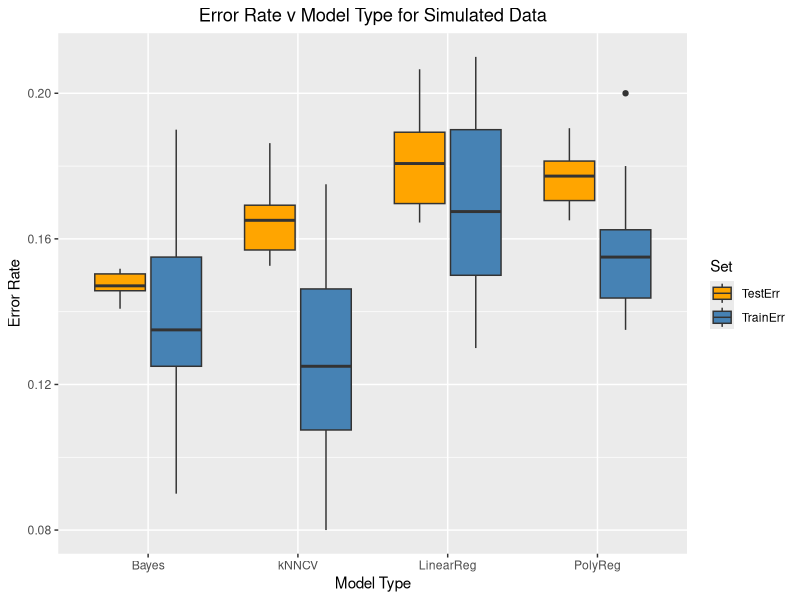
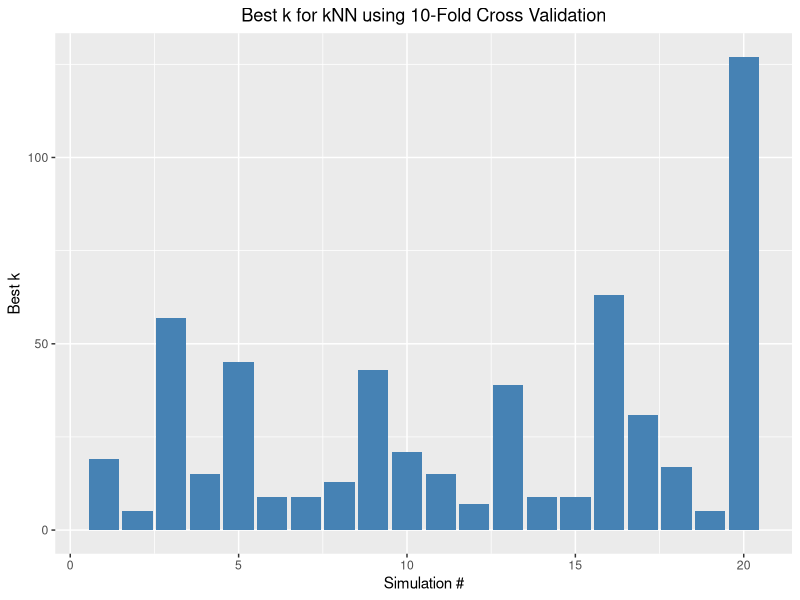

Reproduce these figures in R, in order.
## ---- chunk 1
knitr::opts_chunk$set(echo = TRUE)
## ---- chunk 2
mypackages = c("ggplot2", "class")   
tmp = setdiff(mypackages, rownames(installed.packages())) 
if (length(tmp) > 0) install.packages(tmp)

library(ggplot2)
library(class)

## ---- chunk 3
generateCenters = function() {
   csize = 10;       # number of centers
   p = 2;      
   s = 1;   # sd for generating the centers within each class                    
   m1 = matrix(rnorm(csize*p), csize, p)*s + cbind( rep(1,csize), rep(0,csize));
   m0 = matrix(rnorm(csize*p), csize, p)*s + cbind( rep(0,csize), rep(1,csize));
   
   return (list('m1' = m1, 'm0' = m0))
}
## ---- chunk 4
generateData = function(s = sqrt(1/5), M, n=100, N=5000) {
    # s  - sd for generating x
    # n  - # of training samples for each class
    # N  - # of test samples for each class
  
    #parameters for the mixture of 10 bivariate normals
    csize = 10
    p = 2
    
    m1 = M$m1
    m0 = M$m0

    # Randomly allocate the n samples for class 1 to the 10 clusters
    id1 = sample(1:csize, n, replace = TRUE);
    # Randomly allocate the n samples for class 0 to the 10 clusters
    id0 = sample(1:csize, n, replace = TRUE);  
    
    traindata = matrix(rnorm(2*n*p), 2*n, p)*s + rbind(m1[id1,], m0[id0,])
    Ytrain = c(rep(1,n), rep(0,n))
    traindata = cbind(traindata, Ytrain)
    colnames(traindata) = c('X1', 'X2', 'Y')
    train_df = as.data.frame(traindata)

    # Randomly allocate the n samples for class 1  to the 10 clusters
    id11 = sample(1:csize, N, replace=TRUE);
    # Randomly allocate the n samples for class 0 to the 10 clusters
    id10 = sample(1:csize, N, replace=TRUE); 
    
    testdata = matrix(rnorm(2*N*p), 2*N, p)*s + rbind(m1[id11,], m0[id10,])
    Ytest = c(rep(1,N), rep(0,N))
    testdata = cbind(testdata, Ytest)
    colnames(testdata) = c('X1', 'X2', 'Y')
    test_df = as.data.frame(testdata)
    
    return(list('train' = train_df, 'test' = test_df, 'M' = M, 's' = s))
}
## ---- chunk 5
#Fit a linear model to the data
fit_linear = function(df) {
    #Fit a linear model using the training data
    trainModel = lm(Y ~ X1 + X2, data = df$train)
  
    #Find fitted values for training data and calculate the classification error
    Ytrain_pred = as.numeric(trainModel$fitted > 0.5)
    trainErr = mean(df$train$Y !=  Ytrain_pred) 
    
    #Find predicted values on test data on calculate the classification error
    Ytest_pred = predict(trainModel, newdata = df$test)
    Ytest = as.numeric(Ytest_pred > 0.5)
    testErr = mean(df$test$Y !=  Ytest)

    return(list('trainErr' = trainErr, 'testErr' = testErr))
}
## ---- chunk 6
fit_poly2 = function(df) {
    #Fit a degree 2 polynomial model to the training data
    trainModelPoly2 = lm(Y ~ X1 + X2 + I(X1 * X2) + I(X1^2) + I(X2^2), data = df$train)
    
    #Find fitted values for training data and calculate the classification error
    Ytrain_pred = as.numeric(trainModelPoly2$fitted > 0.5)
    trainErr = mean(df$train$Y !=  Ytrain_pred)
    
    #Find fitted values for test data and calculate the classification error
    Ytest_pred = predict(trainModelPoly2, newdata = df$test[,c('X1', 'X2')])
    Ytest = as.numeric(Ytest_pred > 0.5)
    testErr = mean(df$test$Y !=  Ytest)
    
    return(list('trainErr' = trainErr, 'testErr' = testErr))
}
## ---- chunk 7
#Fit kNN model
cvKNNAveErrorRate = function(k, df, foldSize, foldNum = 10) {

    error = 0
    
    #Calculate error for each fold using train data and test data
    for (runId in 1:foldNum) {
        testSetIndex = ((runId - 1) * foldSize + 1):
            (ifelse(runId == foldNum, nrow(df), runId * foldSize))

        trainX = df[-testSetIndex, c("X1", "X2")]
        trainY = as.factor(df[-testSetIndex, "Y"])
        testX = df[testSetIndex, c("X1", "X2")]
        testY = as.factor(df[testSetIndex, "Y"])
        predictY = knn(trainX, testX, trainY, k)
        error = error + sum(predictY != testY)
    }
    
    #Calculate overall cross validated error rate
    error = error/nrow(df)
    
    return(error)
}


cvKNN = function(df, foldNum = 10) {
    
    #Randomize train data for CV since dataSet is not really random
    myIndex = sample(1:nrow(df$train))  
    randomTrain = df$train[myIndex, ]

    #calculate foldsize and generate a vector k values to use to find best k value
    foldSize = floor(nrow(df$train)/foldNum)
    KVector = seq(1, (nrow(df$train) - foldSize), 2)

    #Find best k using cross validation
    cvKNNAveErrorRates = sapply(KVector, cvKNNAveErrorRate, randomTrain, 
        foldSize, foldNum)
    result = list()
    result$bestK = max(KVector[cvKNNAveErrorRates == min(cvKNNAveErrorRates)])
    
    #Now having found best k, get error rate for entire train set
    trainY = as.factor(randomTrain[, "Y"])
    predictYtrain = knn(randomTrain[,c("X1", "X2")], randomTrain[,c("X1", "X2")], 
                   trainY, result$bestK)
    result$trainErr = mean(predictYtrain != trainY)
    
    #Find Error rate using test data with best k from training set
    testY = as.factor(df$test[, "Y"])
    predictYtest = knn(randomTrain[,c("X1", "X2")], df$test[,c("X1", "X2")], 
                   trainY, result$bestK)
    result$testErr = mean(predictYtest != testY)
    
    return(result)
}
## ---- chunk 8
mixnorm = function(x, M, s){
  ## return the density ratio for a point x, where each 
  ## density is a mixture of normal with 10 components
  sum(exp(-apply((t(M$m1)-x)^2, 2, sum)*(1/(2*s^2))))/sum(exp(-apply((t(M$m0)-x)^2, 2, sum)*(1/(2*s^2))))
}


bayesRule = function(df) {

    Ytrain_pred_Bayes = apply(df$train[c('X1', 'X2')], 1, mixnorm, df$M, df$s)
    Ytrain_pred = as.numeric(Ytrain_pred_Bayes > 1);
    trainErr = mean(df$train$Y !=  Ytrain_pred)
    
    Ytest_pred_Bayes = apply(df$test[c('X1', 'X2')], 1, mixnorm, df$M, df$s)
    Ytest_pred = as.numeric(Ytest_pred_Bayes > 1);
    testErr = mean(df$test$Y !=  Ytest_pred)
    
    return(list('trainErr' = trainErr, 'testErr' = testErr))
}
## ---- chunk 9
#Last 4 digits of my UIN - 6950
set.seed(6950)

#Initialize the error vectors to empty vectors
linFitTrainErr  = c(rep(0,20))
linFitTestErr   = c(rep(0,20))
polyFitTrainErr = c(rep(0,20))
polyFitTestErr  = c(rep(0,20))
kNNCVTrainErr   = c(rep(0,20))
kNNCVTestErr    = c(rep(0,20))
kNNCVBestK      = c(rep(0,20))
bayesTrainErr   = c(rep(0,20))
bayesTestErr    = c(rep(0,20))

#Start 20 simulations
M = generateCenters()
for (i in 1:20) {
    #Generate the data at the beginning of each simulation 
    data = generateData(M = M)
    
    #Get linear model errors
    errors = fit_linear(data)
    linFitTrainErr[i] = errors$trainErr
    linFitTestErr[i]  = errors$testErr
    
    #get polynomial model errors
    errors = fit_poly2(data)
    polyFitTrainErr[i] = errors$trainErr
    polyFitTestErr[i]  = errors$testErr
    
    #get 10 fold cross validated kNN errors and best k value
    errors = cvKNN(data)
    kNNCVTrainErr[i]   = errors$trainErr
    kNNCVTestErr[i]    = errors$testErr
    kNNCVBestK[i]      = errors$bestK
    
    #Calculate the bayes errors for train and test data
    errors = bayesRule(data)
    bayesTrainErr[i]   = errors$trainErr
    bayesTestErr[i]    = errors$testErr     
}


## ---- chunk 10
ModelType = c(rep("LinearReg",20))
Set = c(rep("TrainErr",20))
df1  = data.frame(ModelType,Set, 'ErrorRate' = linFitTrainErr)

ModelType = c(rep("LinearReg",20))
Set = c(rep("TestErr",20))
df1  = rbind(df1, data.frame(ModelType,Set,'ErrorRate' = linFitTestErr))

ModelType = c(rep("PolyReg",20))
Set = c(rep("TrainErr",20))
df1  = rbind(df1, data.frame(ModelType,Set,'ErrorRate' = polyFitTrainErr))

ModelType = c(rep("PolyReg",20))
Set = c(rep("TestErr",20))
df1  = rbind(df1, data.frame(ModelType,Set, 'ErrorRate' = polyFitTestErr))

ModelType = c(rep("kNNCV",20))
Set = c(rep("TrainErr",20))
df1  = rbind(df1, data.frame(ModelType,Set,'ErrorRate' = kNNCVTrainErr))

ModelType = c(rep("kNNCV",20))
Set = c(rep("TestErr",20))
df1  = rbind(df1, data.frame(ModelType,Set,'ErrorRate' = kNNCVTestErr))

ModelType = c(rep("Bayes",20))
Set = c(rep("TrainErr",20))
df1  = rbind(df1, data.frame(ModelType,Set,'ErrorRate' = bayesTrainErr))

ModelType = c(rep("Bayes",20))
Set = c(rep("TestErr",20))
df1  = rbind(df1, data.frame(ModelType,Set,'ErrorRate' = bayesTestErr))

#Set colors for the different errors
group.colors = c(TestErr = "orange", TrainErr = "steelblue")

#plot the boxplots of errors
ggplot(data = df1, aes(x=ModelType, y=ErrorRate)) + 
    geom_boxplot(aes(fill=Set)) +
    theme(plot.title = element_text(hjust = 0.5)) +
    labs(title="Error Rate v Model Type for Simulated Data", x ="Model Type", y = "Error Rate") +
    scale_fill_manual(values=group.colors)
## ---- chunk 11
ggplot(data=data.frame(kNNCVBestK), aes(x=1:length(kNNCVBestK), y=kNNCVBestK)) +
  theme(plot.title = element_text(hjust = 0.5)) +
  geom_bar(stat="identity", fill="steelblue") +
  labs(title="Best k for kNN using 10-Fold Cross Validation", x ="Simulation #", y = "Best k")
## ---- chunk 12
mean(kNNCVBestK)
## ---- chunk 13
sd(kNNCVBestK)
